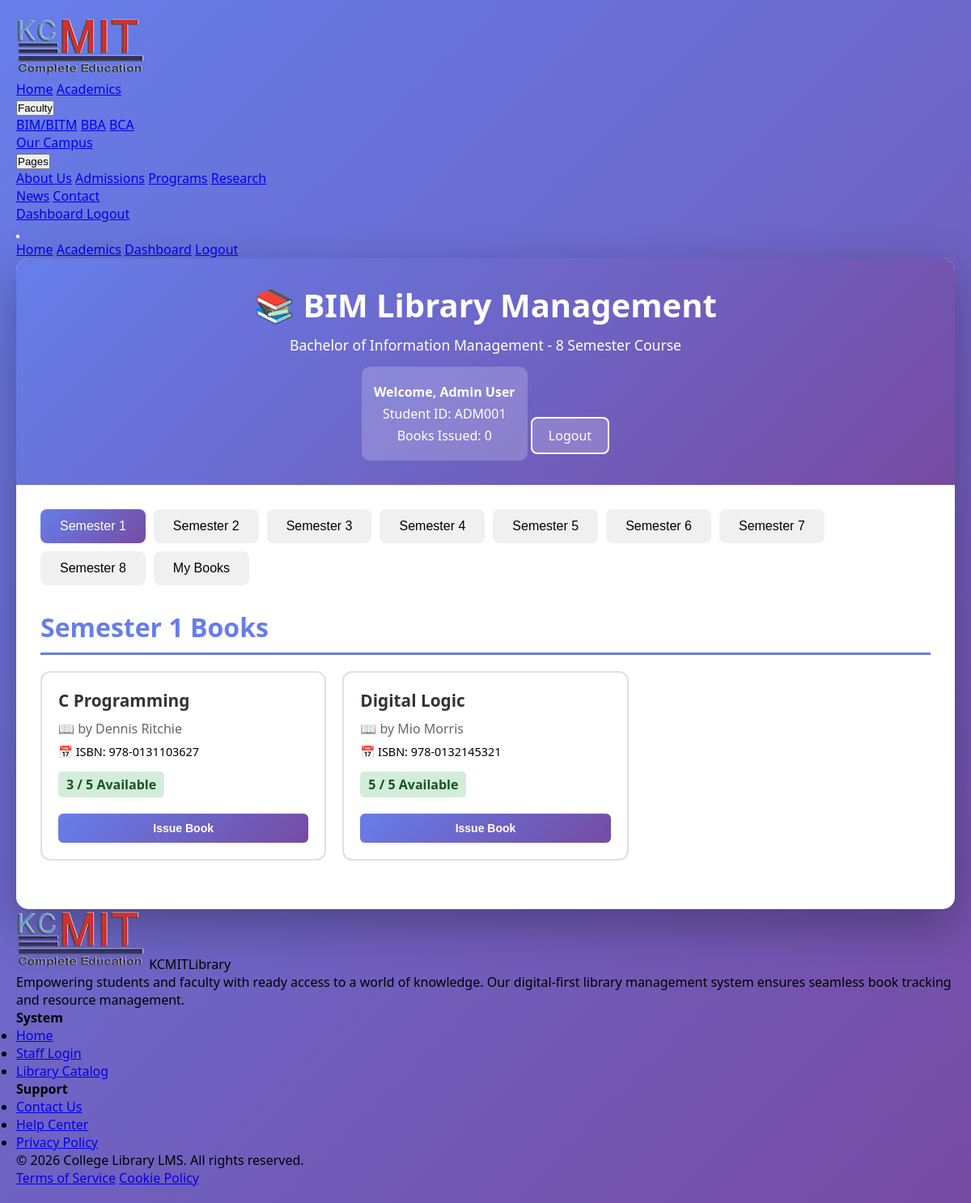
The page /faculty/bim.php (signed in) on the database its author committed.
### tables this page shows
CREATE TABLE IF NOT EXISTS `users` (
  `id` int(11) NOT NULL AUTO_INCREMENT,
  `name` varchar(100) NOT NULL,
  `email` varchar(100) NOT NULL,
  `password` varchar(255) NOT NULL,
  `student_id` varchar(50) DEFAULT NULL,
  `role` enum('student','faculty','admin') DEFAULT 'student',
  `created_at` timestamp NOT NULL DEFAULT current_timestamp(),
  PRIMARY KEY (`id`),
  UNIQUE KEY `email` (`email`)
);

CREATE TABLE IF NOT EXISTS `books` (
  `id` int(11) NOT NULL AUTO_INCREMENT,
  `title` varchar(255) NOT NULL,
  `author` varchar(255) NOT NULL,
  `isbn` varchar(50) DEFAULT NULL,
  `course` enum('BIM','BCA','BBA','BITM') NOT NULL,
  `semester` int(11) NOT NULL,
  `available_copies` int(11) DEFAULT 1,
  `total_copies` int(11) DEFAULT 1,
  `created_at` timestamp NOT NULL DEFAULT current_timestamp(),
  PRIMARY KEY (`id`)
);

### faculty/bim.php (the view, shortened to what this page needs)
<?php
require_once '../config/db.php';
$user_id = $_SESSION['user_id'];
$stmt = $pdo->prepare("SELECT * FROM users WHERE id = ?");
$stmt->execute([$user_id]);
$user = $stmt->fetch(PDO::FETCH_ASSOC);
$books_by_semester = [];
for ($i = 1; $i <= 8; $i++) {
    $stmt = $pdo->prepare("SELECT * FROM books WHERE course = 'BIM' AND semester = ? ORDER BY title");
    $stmt->execute([$i]);
    $books_by_semester[$i] = $stmt->fetchAll(PDO::FETCH_ASSOC);
}
$stmt = $pdo->prepare("
    SELECT ib.*, b.title, b.author, b.semester
    FROM issued_books ib
    JOIN books b ON ib.book_id = b.id
    WHERE ib.user_id = ? AND ib.return_date IS NULL
    ORDER BY ib.issue_date DESC
");
$stmt->execute([$user_id]);
$issued_books = $stmt->fetchAll(PDO::FETCH_ASSOC);
?>
<!DOCTYPE html>
<html lang="en">
<head>
</head>
<body>
    <?php include '../includes/navbar.php'; ?>
    <div class="container">
        <div class="header">
            <h1>📚 BIM Library Management</h1>
            <p style="font-size: 1.1em;">Bachelor of Information Management - 8 Semester Course</p>
            <div class="user-info">
                <p><strong>Welcome, <?php echo htmlspecialchars($user['name'] ?? 'Student'); ?></strong></p>
                <p>Student ID: <?php echo htmlspecialchars($user['student_id'] ?? $user_id); ?></p>
                <p>Books Issued: <?php echo count($issued_books); ?></p>
            </div>
            <a href="../auth/logout.php" class="logout-btn">Logout</a>
        </div>
        <div class="content">
            <div class="tabs">
                <?php for ($i = 1; $i <= 8; $i++): ?>
                    <button class="tab <?php echo $i === 1 ? 'active' : ''; ?>" onclick="showSemester(<?php echo $i; ?>)">
                        Semester <?php echo $i; ?>
                    </button>
                <?php endfor; ?>
                <button class="tab" onclick="showMyBooks()">My Books</button>
            </div>
            <?php for ($semester = 1; $semester <= 8; $semester++): ?>
                <div id="semester-<?php echo $semester; ?>" class="semester-section <?php echo $semester === 1 ? 'active' : ''; ?>">
                    <h2 class="semester-title">Semester <?php echo $semester; ?> Books</h2>
                    <?php if (empty($books_by_semester[$semester])): ?>
                        <div class="no-books">No books available for this semester</div>
                    <?php else: ?>
                        <div class="books-grid">
                            <?php foreach ($books_by_semester[$semester] as $book): ?>
                                <?php
                                $stmt = $pdo->prepare("SELECT * FROM issued_books WHERE user_id = ? AND book_id = ? AND return_date IS NULL");
                                $stmt->execute([$user_id, $book['id']]);
                                $is_issued_by_user = $stmt->fetch(PDO::FETCH_ASSOC);
                                ?>
                                <div class="book-card">
                                    <div class="book-title"><?php echo htmlspecialchars($book['title']); ?></div>
                                    <div class="book-author">📖 by <?php echo htmlspecialchars($book['author']); ?></div>
                                    <div class="book-details">
                                        <span>📅 ISBN: <?php echo htmlspecialchars($book['isbn'] ?? 'N/A'); ?></span>
                                    </div>
                                    <div class="availability <?php echo $book['available_copies'] > 0 ? 'available' : 'unavailable'; ?>">
                                        <?php echo $book['available_copies']; ?> / <?php echo $book['total_copies']; ?> Available
                                    </div>
                                    <?php if ($is_issued_by_user): ?>
                                        <span class="status-badge status-due">Already Issued by You</span>
                                    <?php else: ?>
                                        <form method="POST" style="margin-top: 10px;">
                                            <button type="submit" name="issue_book" class="btn btn-primary"
                                                    <?php echo $book['available_copies'] <= 0 ? 'disabled' : ''; ?>>
                                                <?php echo $book['available_copies'] > 0 ? 'Issue Book' : 'Not Available'; ?>
                                            </button>
                                        </form>
                                    <?php endif; ?>
                                </div>
                            <?php endforeach; ?>
                        </div>
                    <?php endif; ?>
                </div>
            <?php endfor; ?>
        </div>
    </div>
    <?php include '../includes/footer.php'; ?>
</body>
</html>

### includes/navbar.php (shortened to what this page needs)
<?php
$user_role = $_SESSION['role'] ?? null;
$is_logged_in = isset($_SESSION['user_id']);
?>
<nav class="bg-white/95 backdrop-blur-sm shadow-md fixed w-full top-0 z-50">
    <div class="max-w-7xl mx-auto px-4 sm:px-6 lg:px-8">
        <div class="flex items-center justify-between h-20">
            <div class="flex items-center space-x-3">
                <div class=" flex items-center justify-center">
                    <div class="text-white font-bold text-xs text-center leading-tight">
                        <img src="/lms/assets/images/logo.png" alt="College Library" >
                    </div>
                </div>
            </div>
            <div class="hidden lg:flex items-center space-x-8">
                <a href="/lms/index.php" class="text-gray-900 hover:text-red-600 font-medium transition-colors duration-200">Home</a>
                <a href="#" class="text-gray-700 hover:text-red-600 font-medium transition-colors duration-200">Academics</a>
                <div class="relative group">
                    <button class="text-gray-700 hover:text-red-600 font-medium transition-colors duration-200 flex items-center">
                        Faculty
                    </button>
                    <div class="absolute top-full left-0 mt-2 w-48 bg-white shadow-lg rounded-md opacity-0 invisible group-hover:opacity-100 group-hover:visible transition-all duration-200">
                        <a href="/lms/faculty/bim.php" class="block px-4 py-2 text-gray-700 hover:bg-gray-100 hover:text-red-600">BIM/BITM</a>
                        <a href="/lms/faculty/bba.php" class="block px-4 py-2 text-gray-700 hover:bg-gray-100 hover:text-red-600">BBA</a>
                        <a href="/lms/faculty/bca.php" class="block px-4 py-2 text-gray-700 hover:bg-gray-100 hover:text-red-600">BCA</a>
                    </div>
                </div>
                <a href="https://kcmit.edu.np/" class="text-gray-700 hover:text-red-600 font-medium transition-colors duration-200">Our Campus</a>
                <div class="relative group">
                    <button class="text-gray-700 hover:text-red-600 font-medium transition-colors duration-200 flex items-center">
                        Pages
                    </button>
                    <div class="absolute top-full left-0 mt-2 w-48 bg-white shadow-lg rounded-md opacity-0 invisible group-hover:opacity-100 group-hover:visible transition-all duration-200">
                        <a href="/lms/about.php" class="block px-4 py-2 text-gray-700 hover:bg-gray-100 hover:text-red-600">About Us</a>
                        <a href="#" class="block px-4 py-2 text-gray-700 hover:bg-gray-100 hover:text-red-600">Admissions</a>
                        <a href="#" class="block px-4 py-2 text-gray-700 hover:bg-gray-100 hover:text-red-600">Programs</a>
                        <a href="#" class="block px-4 py-2 text-gray-700 hover:bg-gray-100 hover:text-red-600">Research</a>
                    </div>
                </div>
                <a href="#" class="text-gray-700 hover:text-red-600 font-medium transition-colors duration-200">News</a>
                <a href="#" class="text-gray-700 hover:text-red-600 font-medium transition-colors duration-200">Contact</a>
            </div>
            <div class="hidden lg:flex items-center space-x-4">
                <?php if ($is_logged_in): ?>
                    <?php
                        $dash_link = '/lms/student/dashboard.php';
                        if ($user_role === 'admin') $dash_link = '/lms/admin/dashboard.php';
                    ?>
                    <a href="<?php echo $dash_link; ?>" class="text-sm font-semibold text-gray-700 hover:text-red-600">
                        <i class="fas fa-th-large mr-1"></i> Dashboard
                    </a>
                    <a href="/lms/auth/logout.php" class="bg-gray-800 text-white px-4 py-2 rounded hover:bg-gray-900 transition-colors duration-200 text-sm font-medium">
                        Logout
                    </a>
                <?php else: ?>
                    <a href="/lms/auth/login.php" class="bg-red-600 text-white px-8 py-2.5 rounded-full hover:bg-red-700 transition-all duration-300 text-sm font-bold shadow-lg shadow-red-100 flex items-center">
                        <i class="fas fa-sign-in-alt mr-2"></i> Login
                    </a>
                <?php endif; ?>
            </div>
            <button class="lg:hidden text-gray-700 focus:outline-none" id="mobile-menu-button">
            </button>
        </div>
    </div>
    <div class="lg:hidden hidden" id="mobile-menu">
        <div class="px-4 pt-2 pb-4 space-y-2 bg-white border-t">
            <a href="/lms/index.php" class="block py-2 text-gray-900 hover:text-red-600 font-medium">Home</a>
            <a href="#" class="block py-2 text-gray-700 hover:text-red-600 font-medium">Academics</a>
            <?php if ($is_logged_in): ?>
                <?php
                    $dash_link = '/lms/student/dashboard.php';
                    if ($user_role === 'admin') $dash_link = '/lms/admin/dashboard.php';
                ?>
                <a href="<?php echo $dash_link; ?>" class="block py-2 text-gray-700 hover:text-red-600 font-medium">Dashboard</a>
                <a href="/lms/auth/logout.php" class="block py-2 text-red-600 font-bold">Logout</a>
            <?php else: ?>
                <a href="/lms/auth/login.php" class="block py-3 bg-red-600 text-white px-4 rounded-xl text-center font-bold shadow-lg">
                    <i class="fas fa-sign-in-alt mr-2"></i> Login to Portal
                </a>
            <?php endif; ?>
        </div>
    </div>
</nav>

### includes/footer.php (shortened to what this page needs)
<footer class="bg-gray-50 border-t border-gray-100 pt-16 pb-8 mt-24">
    <div class="max-w-7xl mx-auto px-4 sm:px-6 lg:px-8">
        <div class="grid grid-cols-1 md:grid-cols-4 gap-12 mb-12">
            <div class="col-span-1 md:col-span-2">
                <div class=" items-center  mb-1">
                    <img src="assets/images/logo.png" alt="Logo" class="w-20 h-12">
                    <span class="text-lg font-bold text-red-600 tracking-tight">KCMIT<span class="text-indigo-600">Library</span></span>
                </div>
                <p class="text-gray-500 max-w-sm leading-relaxed">
                    Empowering students and faculty with ready access to a world of knowledge. Our digital-first library management system ensures seamless book tracking and resource management.
                </p>
            </div>
            <div>
                <h4 class="text-sm font-bold text-indigo-900 uppercase tracking-widest mb-6">System</h4>
                <ul class="space-y-4">
                    <li><a href="<?php echo __DIR__ . '/../index.php'; ?>" class="text-gray-600 hover:text-indigo-600 transition-colors">Home</a></li>
                    <li><a href="<?php echo __DIR__ . '/../auth/login.php'; ?>" class="text-gray-600 hover:text-indigo-600 transition-colors">Staff Login</a></li>
                    <li><a href="#" class="text-gray-600 hover:text-indigo-600 transition-colors">Library Catalog</a></li>
                </ul>
            </div>
            <div>
                <h4 class="text-sm font-bold text-indigo-900 uppercase tracking-widest mb-6">Support</h4>
                <ul class="space-y-4">
                    <li><a href="<?php echo __DIR__ . '/../auth/contact.php'; ?>" class="text-gray-600 hover:text-indigo-600 transition-colors">Contact Us</a></li>
                    <li><a href="#" class="text-gray-600 hover:text-indigo-600 transition-colors">Help Center</a></li>
                    <li><a href="#" class="text-gray-600 hover:text-indigo-600 transition-colors">Privacy Policy</a></li>
                </ul>
            </div>
        </div>
        <div class="border-t border-gray-200 pt-8 flex flex-col md:flex-row justify-between items-center space-y-4 md:space-y-0 text-sm text-gray-500">
            <div>
                &copy; <?php echo date("Y"); ?> College Library LMS. All rights reserved.
            </div>
            <div class="flex space-x-6">
                <a href="#" class="hover:text-indigo-600 transition-colors">Terms of Service</a>
                <a href="#" class="hover:text-indigo-600 transition-colors">Cookie Policy</a>
            </div>
        </div>
    </div>
</footer>

### faculty/bim.php (style rules this page uses)
* { margin: 0; padding: 0; box-sizing: border-box; }
body { font-family: 'Segoe UI', Tahoma, Geneva, Verdana, sans-serif; background: linear-gradient(135deg, #667eea 0%, #764ba2 100%); min-height: 100vh; padding: 20px; }
.container { max-width: 1400px; margin: 0 auto; background: white; border-radius: 15px; box-shadow: 0 20px 60px rgba(0, 0, 0, 0.3); overflow: hidden; }
.header { background: linear-gradient(135deg, #667eea 0%, #764ba2 100%); color: white; padding: 30px; text-align: center; }
.header h1 { font-size: 2.5em; margin-bottom: 10px; }
.user-info { background: rgba(255, 255, 255, 0.2); padding: 15px; border-radius: 10px; margin-top: 15px; display: inline-block; }
.user-info p { margin: 5px 0; }
.content { padding: 30px; }
.tabs { display: flex; gap: 10px; margin-bottom: 30px; flex-wrap: wrap; }
.tab { padding: 12px 24px; background: #f0f0f0; border: none; border-radius: 8px; cursor: pointer; font-size: 16px; transition: all 0.3s; }
.tab.active { background: linear-gradient(135deg, #667eea 0%, #764ba2 100%); color: white; }
.semester-section { display: none; animation: fadeIn 0.5s; }
.semester-section.active { display: block; }
.semester-title { font-size: 2em; color: #667eea; margin-bottom: 20px; padding-bottom: 10px; border-bottom: 3px solid #667eea; }
.books-grid { display: grid; grid-template-columns: repeat(auto-fill, minmax(300px, 1fr)); gap: 20px; margin-bottom: 30px; }
.book-card { background: white; border: 2px solid #e0e0e0; border-radius: 12px; padding: 20px; transition: all 0.3s; position: relative; }
.book-title { font-size: 1.3em; color: #333; margin-bottom: 10px; font-weight: 600; }
.book-author { color: #666; margin-bottom: 8px; }
.book-details { display: flex; justify-content: space-between; margin-bottom: 15px; font-size: 0.9em; }
.availability { padding: 5px 10px; border-radius: 5px; font-weight: bold; display: inline-block; margin-bottom: 10px; }
.availability.available { background: #d4edda; color: #155724; }
.btn { padding: 10px 20px; border: none; border-radius: 6px; cursor: pointer; font-size: 14px; transition: all 0.3s; width: 100%; font-weight: 600; }
.btn-primary { background: linear-gradient(135deg, #667eea 0%, #764ba2 100%); color: white; }
.logout-btn { background: rgba(255, 255, 255, 0.2); color: white; padding: 10px 20px; border: 2px solid white; border-radius: 8px; text-decoration: none; display: inline-block; margin-top: 15px; transition: all 0.3s; }

### rows shown on the page
users: name "Admin User", student "ADM001"
books: title "C Programming", author "Dennis Ritchie", isbn "978-0131103627", available_copies "3", total_copies "5", shows "Issue Book"
books: title "Digital Logic", author "Mio Morris", isbn "978-0132145321", available_copies "5", total_copies "5", shows "Issue Book"

### other values the page prints
count($issued_books) "0"
